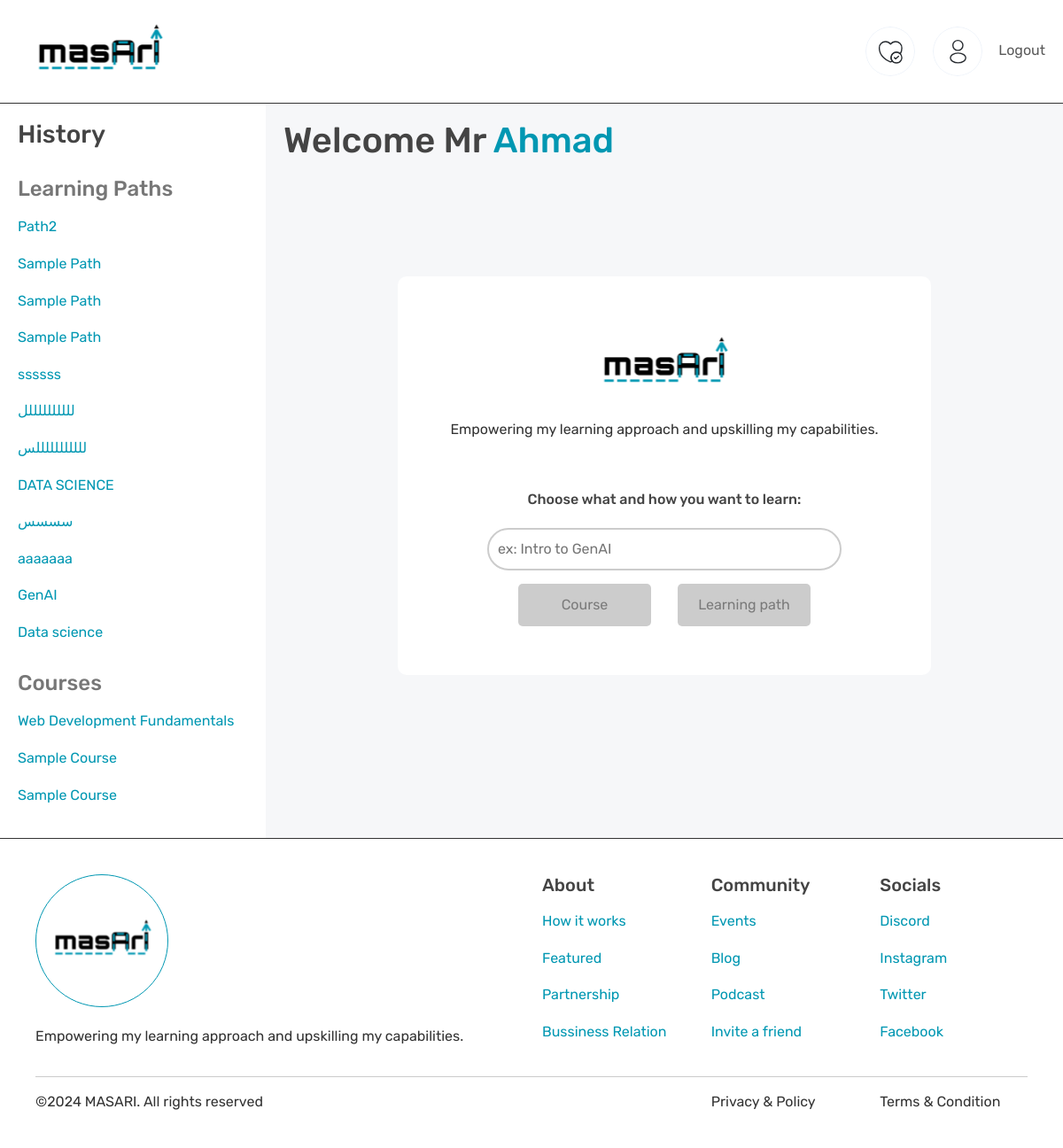
The app's page /dashboard (signed in) with its own data.
### app.py (models this page shows)
class LearningPaths(db.Model):
    id = db.Column(db.Integer, primary_key=True)
    title = db.Column(db.String(100), nullable=False)
    description = db.Column(db.Text, nullable=True)
    user_id = db.Column(db.Integer, db.ForeignKey('users.id'), nullable=False)

class Courses(db.Model):
    id = db.Column(db.Integer, primary_key=True)
    title = db.Column(db.String(100), nullable=False)
    description = db.Column(db.Text, nullable=True)
    user_id = db.Column(db.Integer, db.ForeignKey('users.id'), nullable=False)
    learning_path_id = db.Column(db.Integer, db.ForeignKey('learning_paths.id'), nullable=True)
    learning_path = db.relationship('LearningPaths', backref='courses')

class Users(db.Model, UserMixin):
    id = db.Column(db.Integer, primary_key=True)
    username = db.Column(db.String(20), nullable=False, unique=True)
    password = db.Column(db.String(80), nullable=False)
    name = db.Column(db.String(100), nullable=False)
    birthdate = db.Column(db.Date)
    learning_paths = db.relationship('LearningPaths', backref='user', lazy=True)
    courses = db.relationship('Courses', backref='user', lazy=True)

### app.py (the view)
@app.route('/dashboard', methods=['GET', 'POST'])
@login_required
def dashboard():
    learning_paths = current_user.learning_paths
    courses = current_user.courses
    return render_template('dashboard.html', name=current_user.name, learning_paths=learning_paths, courses=courses)

### app.py (called while the page is built)
@login_manager.user_loader
def load_user(user_id):
    return Users.query.get(int(user_id))

@app.context_processor
def inject_user_id():
    if current_user.is_authenticated:
        return {'userId': current_user.id}
    else:
        return {'userId': None}

### templates/dashboard.html (shortened to what this page needs)
{% extends 'base.html' %}
{% block content %}
<link href="{{ url_for('static', filename='css/dashboard.css') }}" rel="stylesheet">
    <aside class="sidebar">
        <h3>History</h3>
        <h4 class="sd-header">Learning Paths</h4>
        {% if learning_paths %}
            {% for path in learning_paths %}
                <p>
                    <a href="{{ url_for('learningpath', path_id=path.id) }}">{{ path.title }}</a>
                </p>
            {% endfor %}
        {% else %}
            <p>No learning paths available.</p>
        {% endif %}
        <h4 class="sd-header">Courses</h4>
        {% if courses %}
            {% for course in courses %}
                <p>
                    <a href="{{ url_for('course', course_id=course.id) }}">{{ course.title }}</a>
                </p>
            {% endfor %}
        {% else %}
            <p>No courses available.</p>
        {% endif %}
    </aside>
    <div class="main-content">
        <h1>Welcome Mr <span style="color: #0097b2;">{{ name }}</span></h1>
        <div class="qa-card-holder">
            <div class="qa-card">
                <div class="qa-generate-header">
                    <div>
                        <img src="{{ url_for('static', filename='images/logo.svg') }}">
                    </div>
                    <p>Empowering my learning approach and upskilling my capabilities.</p>
                </div>
                <div class="qa-generate-container">
                    <h6>Choose what and how you want to learn:</h6>
                    <div class="input-wrapper">
                        <input type="text" class="styled-input" id="searchInput" placeholder="ex: Intro to GenAI">
                    </div>
                    <div class="buttons">
                        <button class="styled-button" id="courseButton" disabled>Course</button>
                        <button class="styled-button" id="pathButton" disabled>Learning path</button>
                    </div>
                </div>
            </div>
        </div>
    </div>
{% endblock %}

### static/css/general.css (style rules this page uses)
body, html { margin: 0; padding: 0; box-sizing: border-box; }
body { font-family: "Rubik", sans-serif; font-optical-sizing: auto; font-style: normal; font-size: 16px; color: #333; }
.sidebar { flex: 0 0 auto; padding: 20px; width: 25%; }
.main-content { flex: 1; background-color: #f6f7f9; padding: 20px; }
h1, h2, h3, h4, h5, h6 { font-family: 'Rubik', sans-serif; font-weight: 500; color: #444; }
p { line-height: 1.6; margin: 16px 0; }
a { color: #0097b2; text-decoration: none; transition: color 0.3s ease; }
img { max-width: 100%; height: auto; }
.sidebar .sd-header { margin-top: 30px; color: #777; }
.qa-card-holder { display: flex; justify-content: center; align-items: center; height: 100%; }

### static/css/dashboard.css (style rules this page uses)
.qa-card { width: 70%; height: 450px; background-color: #fff; border-radius: 10px; display: flex; flex-direction: column ; justify-content: center; align-items: center; gap: 40px; margin-bottom: 100px; }
.qa-generate-header { display: flex; flex-direction: column ; justify-content: center; align-items: center; }
.qa-generate-container { gap: 15px; display: flex; flex-direction: column ; justify-content: center; align-items: center; }
.qa-generate-container .buttons { display: flex; gap: 30px; }
.qa-generate-container .buttons button { min-width: 150px; padding: 12px 20px; border: none; border-radius: 5px; font-size: 16px; cursor: pointer; transition: background-color 0.3s ease; }
.qa-generate-container .buttons button:disabled { background-color: #ccc; cursor: not-allowed; color: #7a7a7a; }
.qa-generate-container .styled-input { width: 400px; padding: 10px; border: 2px solid #ccc; border-radius: 50px; font-size: 16px; transition: border-color 0.3s ease; }

### records on screen
LearningPaths: title "Path2"
LearningPaths: title "Sample Path"
LearningPaths: title "Sample Path"
LearningPaths: title "Sample Path"
LearningPaths: title "ssssss"
LearningPaths: title "للللللللللل"
LearningPaths: title "لللللللللللس"
LearningPaths: title "DATA SCIENCE"
LearningPaths: title "سسسس"
LearningPaths: title "aaaaaaa"
LearningPaths: title "GenAI"
LearningPaths: title "Data science"
Courses: title "Web Development Fundamentals"
Courses: title "Sample Course"
Courses: title "Sample Course"
Users: name "Ahmad"
